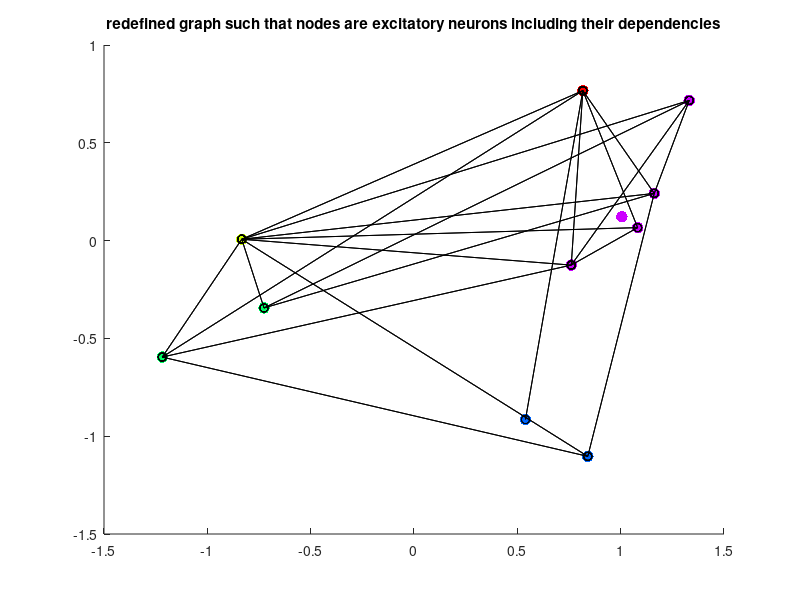

The MATLAB script that drew this image:
%% Original graph
load('mouse_visual.cortex_1-2.mat');
A = full(graph); %adjacency matrix
[X,Y] = find(A);
XY = [X Y]; %coordinates

%plot
% figure;gplot(A,XY,'black-o');
%% Redefine the graph
%first, disregard the nodes that are not fully characterized excitatory or inhibitory neurons
%and their associated edges
%these are nodes 2, 24, 25
blanks = [2 24 25];

ix = zeros(29,1);
ix(blanks) = 1;
ix = logical(ix);
A(:,ix) = 0;
A(ix,:) = 0;

[X,Y] = find(A);
XY = [X Y];
graph1 = sparse(A);

%create a new graph where the nodes are excitatory neurons. 
%attributes are the orientation preference of the neuron
%edges are whether the neuron share an inhibitory target

%the excitatory neurons are nodes 3-13. all else are inhibitory.
ex = (3:13);
inhib = find(~ismember((1:29),ex) & ~ismember((1:29),blanks));

%first, only consider connections between excitatory neurons and inhibitory
%neurons
IX = ~(ismember(XY(:,1),ex)& ismember(XY(:,2),ex));
XY1 = XY(IX,:);

%next, determine convergent input to a given inhibitory neuron.
inhib2 = XY1(ismember(XY1(:,2),inhib),2);
inhib1 = XY1(ismember(XY1(:,1),inhib),1);

[a b] = hist(inhib2,unique(inhib2));
[a1 b1] = hist(inhib1,unique(inhib1));

b = b(a > 1);
b1 = b1(a1 > 1);

A_new = zeros(13,13);
for i = 1:length(b)
   ix = XY1(:,2)==b(i);
   A_new(XY1(ix,1),XY1(ix,1)) = 1;
end

for i = 1:length(b1)
   ix = XY1(:,1)==b1(i);
   A_new(XY1(ix,2),XY1(ix,2)) = 1;
end

%do not permit self-loops
A_new(eye(size(A_new))~=0)=0;
[X, Y] = find(A_new);
XY_new = [X Y];


%% Set attributes (preferred orientation)
%set node attributes
attr = [180;180;180;45;135;180;112.5;90;180;135;112.5];
attr = [ex' attr];
clusters = unique(attr(:,2));
XY_clus = zeros(size(XY_new));

%set edge attributes (within or outside cluster)
for i = 1:length(clusters);
    ix = attr(attr(:,2)==clusters(i),1);
    XY_clus(ismember(XY_new,ix)) = clusters(i);
end
%%
% borrowed/adapted from jw hw5 code as a good way to visualize graphs
k = length(clusters);
VIS_SIG = (1.1^k)*(1/k);
e = 2*pi/k;
xy_seed = linspace(0+e,2*pi,k)';
xy = [];
cc = hsv(k);
h1 = figure;
hold all
for i = 1:k
    n_k = sum(attr(:,2)==clusters(i));
    s = xy_seed(i);
    [index, ~] = find(attr(:,2)==clusters(i));
    for j = 1:n_k
        i_j = index(j);
        xy(i_j,1) = cos(s)+normrnd(0,VIS_SIG);
        xy(i_j,2) = sin(s)+normrnd(0,VIS_SIG);
        plot(xy(i_j,1),xy(i_j,2),'.','color',cc(i,:),'MarkerSize',25)
    end
end
gplot(A_new(3:13,3:13),xy,'black-o')
title('redefined graph such that nodes are excitatory neurons including their dependencies')
print(h1,'-dpng','redefinedGraph')

%gplot(A_new,XY_new,'black-o');
%% Estimate p and q
same_diff = XY_clus(:,1) - XY_clus(:,2);
same_diff(same_diff ~=0) =1;
p = length(find(same_diff==0))/length(same_diff);
q = length(find(same_diff))/length(same_diff);
%% Test statistic: p-q
H_a = p-q
save('H_a.mat','H_a')
%% Permutation test
H_0 = zeros(1,10000);
for i = 1:10000;
    permute = randperm(length(A_new(:,1)));
    A_permu = triu(A_new(permute,:),1);
    A_perm = A_permu + tril(A_permu',-1);
    
    [X, Y] = find(A_perm);
    XY_perm = [X Y];
    
    XY_clus = zeros(size(XY_perm));
    %set edge attributes (within or outside cluster)
    for j = 1:length(clusters);
        ix = attr(attr(:,2)==clusters(j),1);
        XY_clus(ismember(XY_perm,ix)) = clusters(j);
    end
    
    same_diff = XY_clus(:,1) - XY_clus(:,2);
    same_diff(same_diff ~=0) =1;
    p = length(find(same_diff==0))/length(same_diff);
    q = length(find(same_diff))/length(same_diff);
    H_0(i) = p-q;
end
p_val = sum(H_0 <= H_a)/length(H_0) %less then because to be more less than is to be more extreme
save('p_val.mat','p_val')
%% Generalized likelihood test
%% Power analysis
